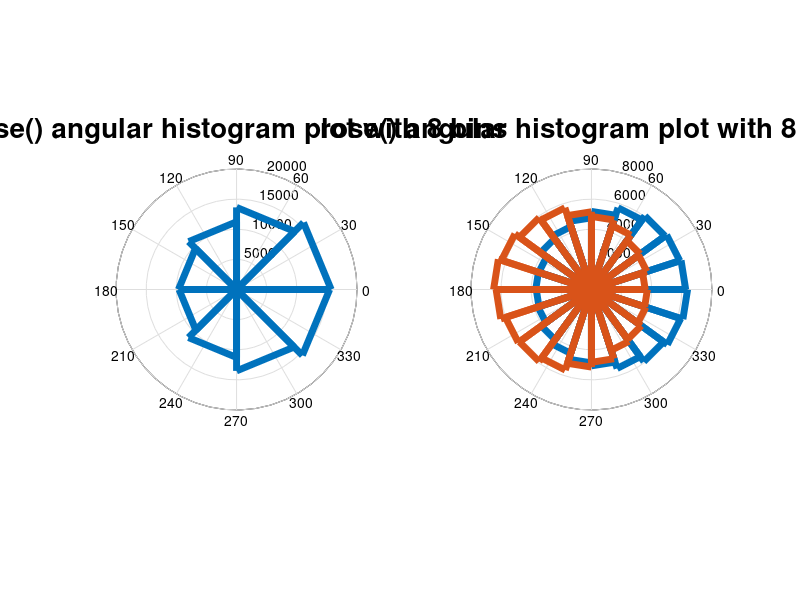

Recreate this plot in MATLAB.
close all; clear all; clc;
h=figure('Position',[1 21 1366 670], ...
'Name',strcat('Rosa de Viento',...
' - Wind Rose'));
lw=5; fs=20;
%%%%%%%%%%%%%%
subplot(1,2,1)
h1=rose(2*randn (1e5, 1), 8);
title("rose() angular histogram plot with 8 bins",'fontsize',fs);
set(h1,'linejoin','round','linestyle','-', ...
    'linewidth',lw,'marker','none','markeredgecolor','auto', ...
    'markerfacecolor','none','markersize',6, ...
    'color',[0 0.447 0.741])
xd1=get(h1,'xdata');
yd2=get(h1,'ydata');
angD=atan2d (yd2, xd1);
%%%%%%%%%%%%%%%
subplot(1,2,2)
h2=rose([2*randn(1e5, 1), pi + 2*randn(1e5, 1)]);
title("rose() angular histogram plot with 8 bins",'fontsize',fs);
set(h2(1),'linejoin','round','linestyle','-', ...
    'linewidth',lw,'marker','none','markeredgecolor','auto', ...
    'markerfacecolor','none','markersize',6, ...
    'color',[0 0.447 0.741])
set(h2(2),'linejoin','round','linestyle','-', ...
    'linewidth',lw,'marker','none','markeredgecolor','auto', ...
    'markerfacecolor','none','markersize',6, ...
    'color',[0.85 0.325 0.098])
